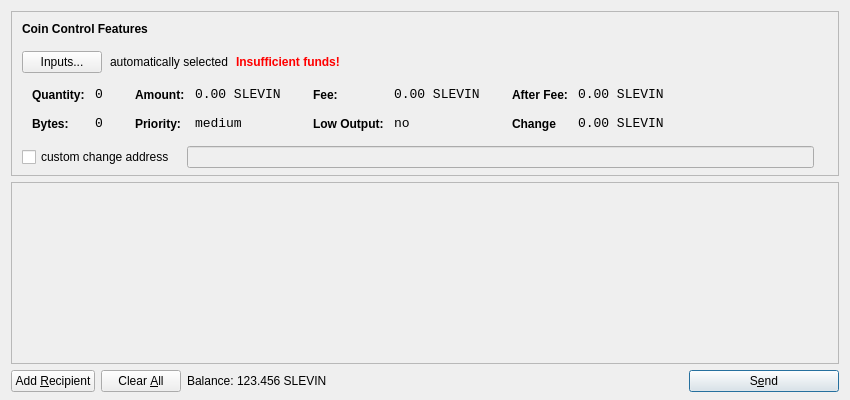
<?xml version="1.0" encoding="UTF-8"?>
<ui version="4.0">
 <class>SendCoinsDialog</class>
 <widget class="QDialog" name="SendCoinsDialog">
  <property name="geometry">
   <rect>
    <x>0</x>
    <y>0</y>
    <width>850</width>
    <height>400</height>
   </rect>
  </property>
  <property name="windowTitle">
   <string>Send Coins</string>
  </property>
  <layout class="QVBoxLayout" name="verticalLayout" stretch="0,1,0">
   <property name="bottomMargin">
    <number>8</number>
   </property>
   <item>
    <widget class="QFrame" name="frameCoinControl">
     <property name="sizePolicy">
      <sizepolicy hsizetype="Expanding" vsizetype="Expanding">
       <horstretch>0</horstretch>
       <verstretch>0</verstretch>
      </sizepolicy>
     </property>
     <property name="maximumSize">
      <size>
       <width>16777215</width>
       <height>16777215</height>
      </size>
     </property>
     <property name="frameShape">
      <enum>QFrame::StyledPanel</enum>
     </property>
     <property name="frameShadow">
      <enum>QFrame::Sunken</enum>
     </property>
     <layout class="QVBoxLayout" name="verticalLayoutCoinControl2">
      <property name="spacing">
       <number>-1</number>
      </property>
      <property name="leftMargin">
       <number>0</number>
      </property>
      <property name="topMargin">
       <number>0</number>
      </property>
      <property name="rightMargin">
       <number>0</number>
      </property>
      <property name="bottomMargin">
       <number>6</number>
      </property>
      <item>
       <layout class="QVBoxLayout" name="verticalLayoutCoinControl" stretch="0,0,0,0,1">
        <property name="spacing">
         <number>0</number>
        </property>
        <property name="leftMargin">
         <number>10</number>
        </property>
        <property name="topMargin">
         <number>10</number>
        </property>
        <item>
         <layout class="QHBoxLayout" name="horizontalLayoutCoinControl1">
          <property name="bottomMargin">
           <number>15</number>
          </property>
          <item>
           <widget class="QLabel" name="labelCoinControlFeatures">
            <property name="sizePolicy">
             <sizepolicy hsizetype="Preferred" vsizetype="Maximum">
              <horstretch>0</horstretch>
              <verstretch>0</verstretch>
             </sizepolicy>
            </property>
            <property name="font">
             <font>
              <weight>75</weight>
              <bold>true</bold>
             </font>
            </property>
            <property name="styleSheet">
             <string notr="true">font-weight:bold;</string>
            </property>
            <property name="text">
             <string>Coin Control Features</string>
            </property>
           </widget>
          </item>
         </layout>
        </item>
        <item>
         <layout class="QHBoxLayout" name="horizontalLayoutCoinControl2" stretch="0,0,0,0">
          <property name="spacing">
           <number>8</number>
          </property>
          <property name="bottomMargin">
           <number>10</number>
          </property>
          <item>
           <widget class="QPushButton" name="pushButtonCoinControl">
            <property name="styleSheet">
             <string notr="true"/>
            </property>
            <property name="text">
             <string>Inputs...</string>
            </property>
           </widget>
          </item>
          <item>
           <widget class="QLabel" name="labelCoinControlAutomaticallySelected">
            <property name="text">
             <string>automatically selected</string>
            </property>
            <property name="margin">
             <number>5</number>
            </property>
           </widget>
          </item>
          <item>
           <widget class="QLabel" name="labelCoinControlInsuffFunds">
            <property name="font">
             <font>
              <weight>75</weight>
              <bold>true</bold>
             </font>
            </property>
            <property name="styleSheet">
             <string notr="true">color:red;font-weight:bold;</string>
            </property>
            <property name="text">
             <string>Insufficient funds!</string>
            </property>
            <property name="margin">
             <number>5</number>
            </property>
           </widget>
          </item>
          <item>
           <spacer name="horizontalSpacerCoinControl">
            <property name="orientation">
             <enum>Qt::Horizontal</enum>
            </property>
            <property name="sizeHint" stdset="0">
             <size>
              <width>40</width>
              <height>1</height>
             </size>
            </property>
           </spacer>
          </item>
         </layout>
        </item>
        <item>
         <widget class="QWidget" name="widgetCoinControl" native="true">
          <property name="sizePolicy">
           <sizepolicy hsizetype="Preferred" vsizetype="Preferred">
            <horstretch>0</horstretch>
            <verstretch>0</verstretch>
           </sizepolicy>
          </property>
          <property name="minimumSize">
           <size>
            <width>0</width>
            <height>0</height>
           </size>
          </property>
          <property name="styleSheet">
           <string notr="true"/>
          </property>
          <layout class="QHBoxLayout" name="horizontalLayoutCoinControl5">
           <property name="margin">
            <number>0</number>
           </property>
           <item>
            <layout class="QHBoxLayout" name="horizontalLayoutCoinControl3" stretch="0,0,0,1">
             <property name="spacing">
              <number>20</number>
             </property>
             <property name="topMargin">
              <number>0</number>
             </property>
             <property name="bottomMargin">
              <number>10</number>
             </property>
             <item>
              <layout class="QFormLayout" name="formLayoutCoinControl1">
               <property name="horizontalSpacing">
                <number>10</number>
               </property>
               <property name="verticalSpacing">
                <number>14</number>
               </property>
               <property name="leftMargin">
                <number>10</number>
               </property>
               <property name="topMargin">
                <number>4</number>
               </property>
               <property name="rightMargin">
                <number>6</number>
               </property>
               <item row="0" column="0">
                <widget class="QLabel" name="labelCoinControlQuantityText">
                 <property name="styleSheet">
                  <string notr="true">font-weight:bold;</string>
                 </property>
                 <property name="text">
                  <string>Quantity:</string>
                 </property>
                 <property name="margin">
                  <number>0</number>
                 </property>
                </widget>
               </item>
               <item row="0" column="1">
                <widget class="QLabel" name="labelCoinControlQuantity">
                 <property name="font">
                  <font>
                   <family>Monospace</family>
                   <pointsize>10</pointsize>
                  </font>
                 </property>
                 <property name="cursor">
                  <cursorShape>IBeamCursor</cursorShape>
                 </property>
                 <property name="contextMenuPolicy">
                  <enum>Qt::ActionsContextMenu</enum>
                 </property>
                 <property name="text">
                  <string>0</string>
                 </property>
                 <property name="margin">
                  <number>0</number>
                 </property>
                 <property name="textInteractionFlags">
                  <set>Qt::LinksAccessibleByMouse|Qt::TextSelectableByKeyboard|Qt::TextSelectableByMouse</set>
                 </property>
                </widget>
               </item>
               <item row="1" column="0">
                <widget class="QLabel" name="labelCoinControlBytesText">
                 <property name="styleSheet">
                  <string notr="true">font-weight:bold;</string>
                 </property>
                 <property name="text">
                  <string>Bytes:</string>
                 </property>
                </widget>
               </item>
               <item row="1" column="1">
                <widget class="QLabel" name="labelCoinControlBytes">
                 <property name="font">
                  <font>
                   <family>Monospace</family>
                   <pointsize>10</pointsize>
                  </font>
                 </property>
                 <property name="cursor">
                  <cursorShape>IBeamCursor</cursorShape>
                 </property>
                 <property name="contextMenuPolicy">
                  <enum>Qt::ActionsContextMenu</enum>
                 </property>
                 <property name="text">
                  <string>0</string>
                 </property>
                 <property name="textInteractionFlags">
                  <set>Qt::LinksAccessibleByMouse|Qt::TextSelectableByKeyboard|Qt::TextSelectableByMouse</set>
                 </property>
                </widget>
               </item>
              </layout>
             </item>
             <item>
              <layout class="QFormLayout" name="formLayoutCoinControl2">
               <property name="horizontalSpacing">
                <number>10</number>
               </property>
               <property name="verticalSpacing">
                <number>14</number>
               </property>
               <property name="leftMargin">
                <number>6</number>
               </property>
               <property name="topMargin">
                <number>4</number>
               </property>
               <property name="rightMargin">
                <number>6</number>
               </property>
               <item row="0" column="0">
                <widget class="QLabel" name="labelCoinControlAmountText">
                 <property name="styleSheet">
                  <string notr="true">font-weight:bold;</string>
                 </property>
                 <property name="text">
                  <string>Amount:</string>
                 </property>
                 <property name="margin">
                  <number>0</number>
                 </property>
                </widget>
               </item>
               <item row="0" column="1">
                <widget class="QLabel" name="labelCoinControlAmount">
                 <property name="font">
                  <font>
                   <family>Monospace</family>
                   <pointsize>10</pointsize>
                  </font>
                 </property>
                 <property name="cursor">
                  <cursorShape>IBeamCursor</cursorShape>
                 </property>
                 <property name="contextMenuPolicy">
                  <enum>Qt::ActionsContextMenu</enum>
                 </property>
                 <property name="text">
                  <string>0.00 SLEVIN</string>
                 </property>
                 <property name="textInteractionFlags">
                  <set>Qt::LinksAccessibleByMouse|Qt::TextSelectableByKeyboard|Qt::TextSelectableByMouse</set>
                 </property>
                </widget>
               </item>
               <item row="1" column="0">
                <widget class="QLabel" name="labelCoinControlPriorityText">
                 <property name="styleSheet">
                  <string notr="true">font-weight:bold;</string>
                 </property>
                 <property name="text">
                  <string>Priority:</string>
                 </property>
                </widget>
               </item>
               <item row="1" column="1">
                <widget class="QLabel" name="labelCoinControlPriority">
                 <property name="font">
                  <font>
                   <family>Monospace</family>
                   <pointsize>10</pointsize>
                  </font>
                 </property>
                 <property name="cursor">
                  <cursorShape>IBeamCursor</cursorShape>
                 </property>
                 <property name="contextMenuPolicy">
                  <enum>Qt::ActionsContextMenu</enum>
                 </property>
                 <property name="text">
                  <string>medium</string>
                 </property>
                 <property name="textInteractionFlags">
                  <set>Qt::LinksAccessibleByMouse|Qt::TextSelectableByKeyboard|Qt::TextSelectableByMouse</set>
                 </property>
                </widget>
               </item>
              </layout>
             </item>
             <item>
              <layout class="QFormLayout" name="formLayoutCoinControl3">
               <property name="horizontalSpacing">
                <number>10</number>
               </property>
               <property name="verticalSpacing">
                <number>14</number>
               </property>
               <property name="leftMargin">
                <number>6</number>
               </property>
               <property name="topMargin">
                <number>4</number>
               </property>
               <property name="rightMargin">
                <number>6</number>
               </property>
               <item row="0" column="0">
                <widget class="QLabel" name="labelCoinControlFeeText">
                 <property name="styleSheet">
                  <string notr="true">font-weight:bold;</string>
                 </property>
                 <property name="text">
                  <string>Fee:</string>
                 </property>
                 <property name="margin">
                  <number>0</number>
                 </property>
                </widget>
               </item>
               <item row="0" column="1">
                <widget class="QLabel" name="labelCoinControlFee">
                 <property name="font">
                  <font>
                   <family>Monospace</family>
                   <pointsize>10</pointsize>
                  </font>
                 </property>
                 <property name="cursor">
                  <cursorShape>IBeamCursor</cursorShape>
                 </property>
                 <property name="contextMenuPolicy">
                  <enum>Qt::ActionsContextMenu</enum>
                 </property>
                 <property name="text">
                  <string>0.00 SLEVIN</string>
                 </property>
                 <property name="textInteractionFlags">
                  <set>Qt::LinksAccessibleByMouse|Qt::TextSelectableByKeyboard|Qt::TextSelectableByMouse</set>
                 </property>
                </widget>
               </item>
               <item row="1" column="0">
                <widget class="QLabel" name="labelCoinControlLowOutputText">
                 <property name="styleSheet">
                  <string notr="true">font-weight:bold;</string>
                 </property>
                 <property name="text">
                  <string>Low Output:</string>
                 </property>
                </widget>
               </item>
               <item row="1" column="1">
                <widget class="QLabel" name="labelCoinControlLowOutput">
                 <property name="font">
                  <font>
                   <family>Monospace</family>
                   <pointsize>10</pointsize>
                  </font>
                 </property>
                 <property name="cursor">
                  <cursorShape>IBeamCursor</cursorShape>
                 </property>
                 <property name="contextMenuPolicy">
                  <enum>Qt::ActionsContextMenu</enum>
                 </property>
                 <property name="text">
                  <string>no</string>
                 </property>
                 <property name="textInteractionFlags">
                  <set>Qt::LinksAccessibleByMouse|Qt::TextSelectableByKeyboard|Qt::TextSelectableByMouse</set>
                 </property>
                </widget>
               </item>
              </layout>
             </item>
             <item>
              <layout class="QFormLayout" name="formLayoutCoinControl4">
               <property name="horizontalSpacing">
                <number>10</number>
               </property>
               <property name="verticalSpacing">
                <number>14</number>
               </property>
               <property name="leftMargin">
                <number>6</number>
               </property>
               <property name="topMargin">
                <number>4</number>
               </property>
               <property name="rightMargin">
                <number>6</number>
               </property>
               <item row="0" column="0">
                <widget class="QLabel" name="labelCoinControlAfterFeeText">
                 <property name="styleSheet">
                  <string notr="true">font-weight:bold;</string>
                 </property>
                 <property name="text">
                  <string>After Fee:</string>
                 </property>
                 <property name="margin">
                  <number>0</number>
                 </property>
                </widget>
               </item>
               <item row="0" column="1">
                <widget class="QLabel" name="labelCoinControlAfterFee">
                 <property name="font">
                  <font>
                   <family>Monospace</family>
                   <pointsize>10</pointsize>
                  </font>
                 </property>
                 <property name="cursor">
                  <cursorShape>IBeamCursor</cursorShape>
                 </property>
                 <property name="contextMenuPolicy">
                  <enum>Qt::ActionsContextMenu</enum>
                 </property>
                 <property name="text">
                  <string>0.00 SLEVIN</string>
                 </property>
                 <property name="textInteractionFlags">
                  <set>Qt::LinksAccessibleByMouse|Qt::TextSelectableByKeyboard|Qt::TextSelectableByMouse</set>
                 </property>
                </widget>
               </item>
               <item row="1" column="0">
                <widget class="QLabel" name="labelCoinControlChangeText">
                 <property name="styleSheet">
                  <string notr="true">font-weight:bold;</string>
                 </property>
                 <property name="text">
                  <string>Change</string>
                 </property>
                </widget>
               </item>
               <item row="1" column="1">
                <widget class="QLabel" name="labelCoinControlChange">
                 <property name="font">
                  <font>
                   <family>Monospace</family>
                   <pointsize>10</pointsize>
                  </font>
                 </property>
                 <property name="cursor">
                  <cursorShape>IBeamCursor</cursorShape>
                 </property>
                 <property name="contextMenuPolicy">
                  <enum>Qt::ActionsContextMenu</enum>
                 </property>
                 <property name="text">
                  <string>0.00 SLEVIN</string>
                 </property>
                 <property name="textInteractionFlags">
                  <set>Qt::LinksAccessibleByMouse|Qt::TextSelectableByKeyboard|Qt::TextSelectableByMouse</set>
                 </property>
                </widget>
               </item>
              </layout>
             </item>
            </layout>
           </item>
          </layout>
         </widget>
        </item>
        <item>
         <layout class="QHBoxLayout" name="horizontalLayoutCoinControl4" stretch="0,0,0">
          <property name="spacing">
           <number>12</number>
          </property>
          <property name="sizeConstraint">
           <enum>QLayout::SetDefaultConstraint</enum>
          </property>
          <property name="topMargin">
           <number>5</number>
          </property>
          <property name="rightMargin">
           <number>5</number>
          </property>
          <item>
           <widget class="QCheckBox" name="checkBoxCoinControlChange">
            <property name="text">
             <string>custom change address</string>
            </property>
           </widget>
          </item>
          <item>
           <widget class="QLineEdit" name="lineEditCoinControlChange">
            <property name="enabled">
             <bool>false</bool>
            </property>
            <property name="sizePolicy">
             <sizepolicy hsizetype="Expanding" vsizetype="Fixed">
              <horstretch>0</horstretch>
              <verstretch>0</verstretch>
             </sizepolicy>
            </property>
           </widget>
          </item>
          <item>
           <widget class="QLabel" name="labelCoinControlChangeLabel">
            <property name="sizePolicy">
             <sizepolicy hsizetype="Preferred" vsizetype="Expanding">
              <horstretch>0</horstretch>
              <verstretch>0</verstretch>
             </sizepolicy>
            </property>
            <property name="minimumSize">
             <size>
              <width>0</width>
              <height>0</height>
             </size>
            </property>
            <property name="text">
             <string/>
            </property>
            <property name="margin">
             <number>3</number>
            </property>
           </widget>
          </item>
         </layout>
        </item>
        <item>
         <spacer name="verticalSpacerCoinControl">
          <property name="orientation">
           <enum>Qt::Vertical</enum>
          </property>
          <property name="sizeHint" stdset="0">
           <size>
            <width>800</width>
            <height>1</height>
           </size>
          </property>
         </spacer>
        </item>
       </layout>
      </item>
     </layout>
    </widget>
   </item>
   <item>
    <widget class="QScrollArea" name="scrollArea">
     <property name="widgetResizable">
      <bool>true</bool>
     </property>
     <widget class="QWidget" name="scrollAreaWidgetContents">
      <property name="geometry">
       <rect>
        <x>0</x>
        <y>0</y>
        <width>830</width>
        <height>165</height>
       </rect>
      </property>
      <layout class="QVBoxLayout" name="verticalLayout_2">
       <property name="margin">
        <number>0</number>
       </property>
       <item>
        <layout class="QVBoxLayout" name="entries">
         <property name="spacing">
          <number>6</number>
         </property>
        </layout>
       </item>
       <item>
        <spacer name="verticalSpacer">
         <property name="orientation">
          <enum>Qt::Vertical</enum>
         </property>
         <property name="sizeHint" stdset="0">
          <size>
           <width>20</width>
           <height>40</height>
          </size>
         </property>
        </spacer>
       </item>
      </layout>
     </widget>
    </widget>
   </item>
   <item>
    <layout class="QHBoxLayout" name="horizontalLayout">
     <item>
      <widget class="QPushButton" name="addButton">
       <property name="toolTip">
        <string>Send to multiple recipients at once</string>
       </property>
       <property name="text">
        <string>Add &amp;Recipient</string>
       </property>
       <property name="icon">
        <iconset resource="../bitcoin.qrc">
         <normaloff>:/icons/add</normaloff>:/icons/add</iconset>
       </property>
       <property name="autoDefault">
        <bool>false</bool>
       </property>
      </widget>
     </item>
     <item>
      <widget class="QPushButton" name="clearButton">
       <property name="sizePolicy">
        <sizepolicy hsizetype="Minimum" vsizetype="Fixed">
         <horstretch>0</horstretch>
         <verstretch>0</verstretch>
        </sizepolicy>
       </property>
       <property name="toolTip">
        <string>Remove all transaction fields</string>
       </property>
       <property name="text">
        <string>Clear &amp;All</string>
       </property>
       <property name="icon">
        <iconset resource="../bitcoin.qrc">
         <normaloff>:/icons/remove</normaloff>:/icons/remove</iconset>
       </property>
       <property name="autoRepeatDelay">
        <number>300</number>
       </property>
       <property name="autoDefault">
        <bool>false</bool>
       </property>
      </widget>
     </item>
     <item>
      <layout class="QHBoxLayout" name="horizontalLayout_2">
       <property name="spacing">
        <number>3</number>
       </property>
       <item>
        <widget class="QLabel" name="label">
         <property name="sizePolicy">
          <sizepolicy hsizetype="Preferred" vsizetype="Fixed">
           <horstretch>0</horstretch>
           <verstretch>0</verstretch>
          </sizepolicy>
         </property>
         <property name="text">
          <string>Balance:</string>
         </property>
        </widget>
       </item>
       <item>
        <widget class="QLabel" name="labelBalance">
         <property name="sizePolicy">
          <sizepolicy hsizetype="Preferred" vsizetype="Fixed">
           <horstretch>0</horstretch>
           <verstretch>0</verstretch>
          </sizepolicy>
         </property>
         <property name="cursor">
          <cursorShape>IBeamCursor</cursorShape>
         </property>
         <property name="text">
          <string>123.456 SLEVIN</string>
         </property>
         <property name="textInteractionFlags">
          <set>Qt::LinksAccessibleByMouse|Qt::TextSelectableByKeyboard|Qt::TextSelectableByMouse</set>
         </property>
        </widget>
       </item>
      </layout>
     </item>
     <item>
      <spacer name="horizontalSpacer">
       <property name="orientation">
        <enum>Qt::Horizontal</enum>
       </property>
       <property name="sizeHint" stdset="0">
        <size>
         <width>40</width>
         <height>20</height>
        </size>
       </property>
      </spacer>
     </item>
     <item>
      <widget class="QPushButton" name="sendButton">
       <property name="minimumSize">
        <size>
         <width>150</width>
         <height>0</height>
        </size>
       </property>
       <property name="toolTip">
        <string>Confirm the send action</string>
       </property>
       <property name="text">
        <string>S&amp;end</string>
       </property>
       <property name="icon">
        <iconset resource="../bitcoin.qrc">
         <normaloff>:/icons/send</normaloff>:/icons/send</iconset>
       </property>
       <property name="default">
        <bool>true</bool>
       </property>
      </widget>
     </item>
    </layout>
   </item>
  </layout>
 </widget>
 <resources>
  <include location="../bitcoin.qrc"/>
 </resources>
 <connections/>
</ui>
